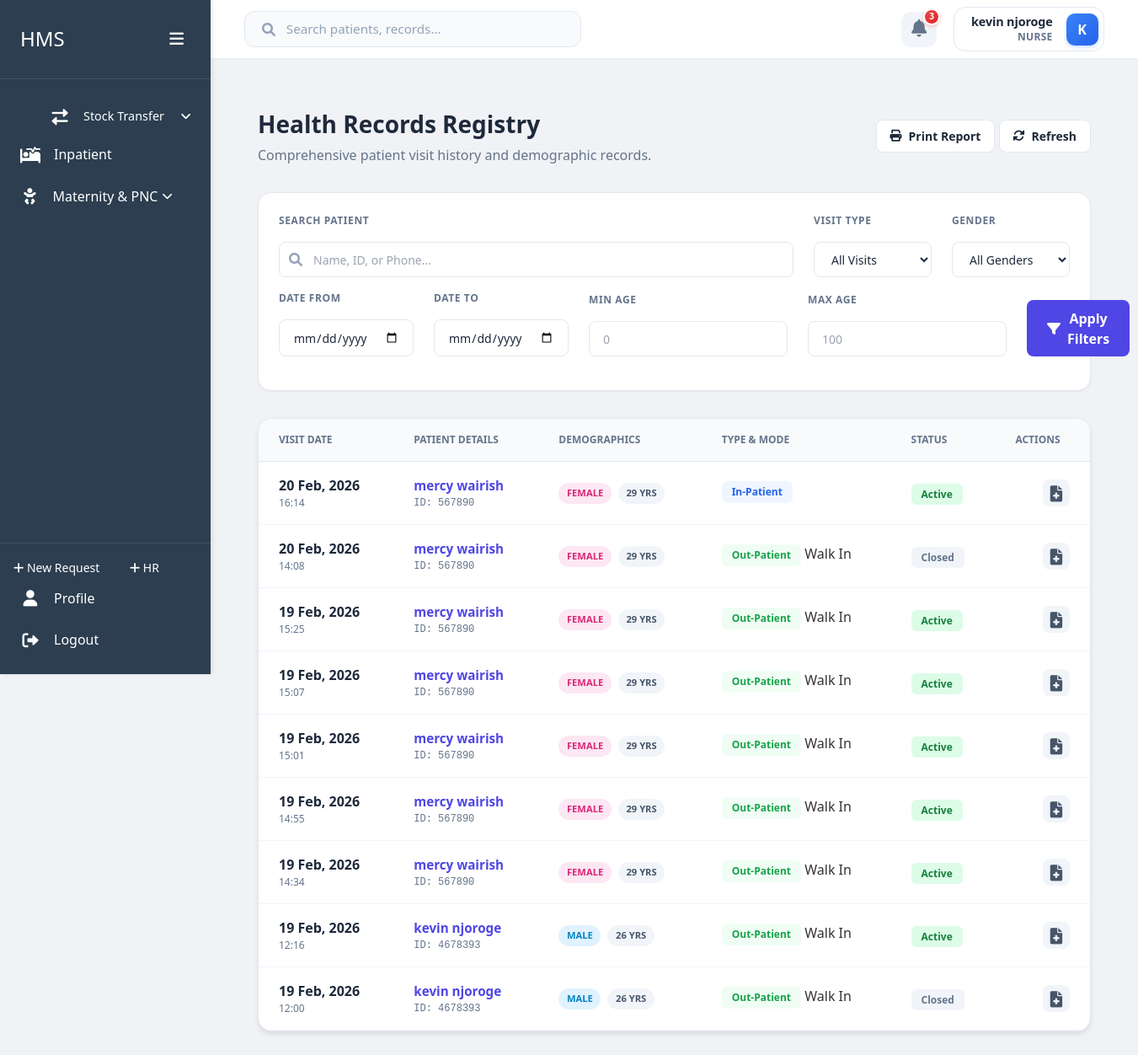
Screenshot of /home/health-records/ (signed in) with the database file from the repository.
### users/models.py (models this page shows, shortened)
class User(AbstractBaseUser, PermissionsMixin):
    roles = [
        ('Admin', 'Admin'),
        ('Receptionist', 'Receptionist'),
        ('Doctor', 'Doctor'),
        ('Nurse', 'Nurse'),
        ('Pharmacist', 'Pharmacist'),
        ('Lab Technician', 'Lab Technician'),
        ('Accountant', 'Accountant'),
        ('Triage Nurse', 'Triage Nurse'),
        ('Radiographer', 'Radiographer'),
        ('Procurement Officer', 'Procurement Officer'),
        ('SHA Manager', 'SHA Manager'),
    ]
    id_number = models.CharField(max_length=20, unique=True)
    first_name = models.CharField(max_length=50, blank=True, null=True)
    last_name = models.CharField(max_length=50, blank=True, null=True)
    phone = models.CharField(max_length=15, blank=True, null=True)
    role = models.CharField(max_length=20, choices=roles)
    is_staff = models.BooleanField(default=False)
    is_active = models.BooleanField(default=True)
    date_joined = models.DateTimeField(default=timezone.now)
    USERNAME_FIELD = 'id_number'
    REQUIRED_FIELDS = []
    objects = CustomUserManager()
    @property
    def username(self):
        return f"{self.first_name} {self.last_name}".strip() if self.first_name or self.last_name else self.id_number
    def get_full_name(self):
        return self.username

### home/models.py (models this page shows, shortened)
class Visit(models.Model):
    patient = models.ForeignKey(Patient, on_delete=models.CASCADE, related_name='visits')
    visit_date = models.DateTimeField(auto_now_add=True)
    visit_type = models.CharField(max_length=20, choices=[('IN-PATIENT', 'In-Patient'), ('OUT-PATIENT', 'Out-Patient')])
    visit_mode = models.CharField(max_length=20, choices=[('Appointment', 'Appointment'), ('Walk In', 'Walk In')])
    is_active = models.BooleanField(default=True)

class Patient(models.Model):
    GENDER_CHOICES = [
        ('M', 'Male'),
        ('F', 'Female'),
        ('O', 'Other'),
        ('N', 'Prefer not to say')
    ]
    first_name = models.CharField(max_length=100)
    last_name = models.CharField(max_length=100)
    id_number = models.CharField(max_length=20, unique=True, null=True, blank=True)
    date_of_birth = models.DateField()
    age = models.PositiveIntegerField(editable=False)  # Will be calculated automatically
    phone = models.CharField(max_length=15)
    location = models.CharField(max_length=200)
    gender = models.CharField(max_length=1, choices=GENDER_CHOICES)
    created_at = models.DateTimeField(auto_now_add=True)
    updated_at = models.DateTimeField(auto_now=True)
    created_by = models.ForeignKey('users.User', on_delete=models.SET_NULL, null=True, related_name='patients_created')
    @property
    def full_name(self):
        return f"{self.first_name} {self.last_name}"

### home/views.py (the view, shortened to what this page needs)
# urls.py: path('health-records/', views.health_records_view, name='health_records'),
@login_required
def health_records_view(request):
    allowed_roles = ['Admin', 'Receptionist', 'Doctor', 'Nurse', 'Triage Nurse', 'Health Records']
    if request.user.role not in allowed_roles and not request.user.is_superuser:
        messages.error(request, "Access denied. Health Records permission required.")
        return redirect('home:reception_dashboard')
    from django.db.models import Q
    from django.core.paginator import Paginator
    visits = Visit.objects.select_related('patient').all().order_by('-visit_date')
    has_filters = False
    search_query = request.GET.get('search', '')
    visit_type = request.GET.get('visit_type')
    if visit_type and visit_type != 'all':
        has_filters = True
        visits = visits.filter(visit_type=visit_type)
    gender = request.GET.get('gender')
    if gender and gender != 'all':
        has_filters = True
        visits = visits.filter(patient__gender=gender)
    start_date = request.GET.get('start_date')
    end_date = request.GET.get('end_date')
    if start_date:
        has_filters = True
        visits = visits.filter(visit_date__date__gte=start_date)
    if end_date:
        has_filters = True
        visits = visits.filter(visit_date__date__lte=end_date)
    min_age = request.GET.get('min_age')
    max_age = request.GET.get('max_age')
    if min_age:
        has_filters = True
        visits = visits.filter(patient__age__gte=min_age)
    if max_age:
        has_filters = True
        visits = visits.filter(patient__age__lte=max_age)
    paginator = Paginator(visits, 20) # 20 per page
    page_number = request.GET.get('page')
    page_obj = paginator.get_page(page_number)
    query_string = request.GET.copy()
    if 'page' in query_string:
        del query_string['page']
    query_string = '&' + query_string.urlencode() if query_string else ''
    context = {
        'visits': page_obj,
        'has_filters': has_filters,
        'query_string': query_string
    }
    return render(request, 'home/health_records.html', context)

### home/templates/home/health_records.html (shortened to what this page needs)
{% extends 'users/dashboard_base.html' %}
{% load static %}
{% block content %}
    <div class="records-wrapper">
        <div class="page-header-premium">
            <div class="header-main">
                <div class="header-text">
                    <h1>Health Records Registry</h1>
                    <p>Comprehensive patient visit history and demographic records.</p>
                </div>
                <div class="header-actions">
                    <button type="button" onclick="window.print()" class="btn-secondary-modern">
                        <i class="fas fa-print"></i> Print Report
                    </button>
                    <a href="{% url 'home:health_records' %}" class="btn-secondary-modern">
                        <i class="fas fa-sync-alt"></i> Refresh
                    </a>
                </div>
            </div>
        </div>
        <div class="filter-card">
            <form method="GET" class="filter-form">
                <div class="filter-row">
                    <div class="filter-group flex-grow">
                        <label>Search Patient</label>
                        <div class="input-with-icon">
                            <i class="fas fa-search"></i>
                            <input type="text" name="search" value="{{ request.GET.search }}" placeholder="Name, ID, or Phone...">
                        </div>
                    </div>
                    <div class="filter-group">
                        <label>Visit Type</label>
                        <select name="visit_type">
                            <option value="all">All Visits</option>
                        </select>
                    </div>
                    <div class="filter-group">
                        <label>Gender</label>
                        <select name="gender">
                            <option value="all">All Genders</option>
                        </select>
                    </div>
                </div>
                <div class="filter-row">
                    <div class="filter-group">
                        <label>Date From</label>
                        <input type="date" name="start_date" value="{{ request.GET.start_date }}">
                    </div>
                    <div class="filter-group">
                        <label>Date To</label>
                        <input type="date" name="end_date" value="{{ request.GET.end_date }}">
                    </div>
                    <div class="filter-group">
                        <label>Min Age</label>
                        <input type="number" name="min_age" value="{{ request.GET.min_age }}" placeholder="0" min="0">
                    </div>
                    <div class="filter-group">
                        <label>Max Age</label>
                        <input type="number" name="max_age" value="{{ request.GET.max_age }}" placeholder="100" min="0">
                    </div>
                    <div class="filter-actions">
                        <button type="submit" class="apply-filter-btn">
                            <i class="fas fa-filter"></i> Apply Filters
                        </button>
                    </div>
                </div>
            </form>
        </div>
        <div class="results-card">
            <div class="table-responsive">
                <table class="premium-table">
                    <thead>
                        <tr>
                            <th>Visit Date</th>
                            <th>Patient Details</th>
                            <th>Demographics</th>
                            <th>Type & Mode</th>
                            <th>Status</th>
                            <th class="text-right">Actions</th>
                        </tr>
                    </thead>
                    <tbody>
                        {% for visit in visits %}
                            <tr>
                                <td>
                                    <div class="date-col">
                                        <span class="visit-date">{{ visit.visit_date|date:"d M, Y" }}</span>
                                        <span class="visit-time">{{ visit.visit_date|date:"H:i" }}</span>
                                    </div>
                                </td>
                                <td>
                                    <div class="patient-info">
                                        <a href="{% url 'home:patient_detail' visit.patient.pk %}" class="patient-name">{{ visit.patient.full_name }}</a>
                                        <span class="patient-id">ID: {{ visit.patient.id_number|default:"--" }}</span>
                                    </div>
                                </td>
                                <td>
                                    <div class="demographics-badges">
                                        <span class="badge {{ visit.patient.gender|lower }}">{{ visit.patient.get_gender_display }}</span>
                                        <span class="badge age">{{ visit.patient.age }} Yrs</span>
                                    </div>
                                </td>
                                <td>
                                    <div class="visit-type-info">
                                        <span class="type-pill {% if visit.visit_type == 'IN-PATIENT' %}inpatient{% else %}outpatient{% endif %}">{{ visit.get_visit_type_display }}</span>
                                        <span class="mode-text">{{ visit.get_visit_mode_display }}</span>
                                    </div>
                                </td>
                                <td>
                                    {% if visit.is_active %}
                                        <span class="status-badge active">Active</span>
                                    {% else %}
                                        <span class="status-badge closed">Closed</span>
                                    {% endif %}
                                </td>
                                <td class="text-right">
                                    <a href="{% url 'home:patient_detail' visit.patient.pk %}?visit_id={{ visit.id }}" class="action-btn view" title="View Record">
                                        <i class="fas fa-file-medical"></i>
                                    </a>
                                </td>
                            </tr>
                        {% endfor %}
                    </tbody>
                </table>
            </div>
        </div>
    </div>
{% endblock %}

### users/templates/users/dashboard_base.html (shortened to what this page needs)
{% load static %}
<!DOCTYPE html>
<html lang="en">
    <head>
        <link rel="stylesheet" href="{% static 'users/css/dashboard.css' %}">
        <link rel="stylesheet" href="{% static 'users/vendor/fontawesome/css/all.min.css' %}">
        <link rel="stylesheet" href="{% static 'users/css/tailwind.css' %}">
    </head>
    <body>
        <div class="dashboard-container">
            <div class="sidebar" id="sidebar">
                <div class="sidebar-header">
                    <h2>HMS</h2>
                    <button class="toggle-btn" id="sidebarToggle">
                        <i class="fas fa-bars"></i>
                    </button>
                </div>
                <div class="sidebar-menu">
                    <a href="{% url 'inventory:transfer_stock' %}" class="menu-item submenu-item">
                        <i class="fas fa-exchange-alt"></i>
                        <span>Stock Transfer</span>
                    </a>
                    {% if user.role == 'Nurse' %}
                        <a href="{% url 'inpatient:dashboard' %}" class="menu-item {% if request.resolver_match.namespace == 'inpatient' %}active{% endif %}">
                            <i class="fas fa-procedures"></i>
                            <span>Inpatient</span>
                        </a>
                        <a href="javascript:void(0)" class="menu-item has-submenu {% if request.resolver_match.namespace == 'maternity' %}active{% endif %}" id="maternityMenu">
                            <i class="fas fa-baby"></i>
                            <span>Maternity & PNC</span>
                            <i class="fas fa-chevron-down ms-auto submenu-arrow" style="font-size: 0.8rem; transition: transform 0.3s;"></i>
                        </a>
                    {% endif %}
                </div>
                <div class="sidebar-footer">
                    {% if user.role != 'Doctors' %}
                        <a href="{% url 'inventory:create_request' %}" class="btn-add" style="padding: 0.5rem 1rem; font-size: 0.875rem;">
                            <i class="fas fa-plus"></i> New Request
                        </a>
                        <a href="{% url 'home:health_records' %}" class="btn-add" style="padding: 0.5rem 1rem; font-size: 0.875rem;">
                            <i class="fas fa-plus"></i> HR
                        </a>
                        <a href="{% url 'users:profile' %}" class="menu-item">
                            <i class="fas fa-user"></i>
                            <span>Profile</span>
                        </a>
                        <a href="{% url 'users:logout' %}" class="menu-item">
                            <i class="fas fa-sign-out-alt"></i>
                            <span>Logout</span>
                        </a>
                    {% endif %}
                </div>
            </div>
            <div class="main-content" id="mainContent">
                <header class="top-bar">
                    <div class="search-bar">
                        <i class="fas fa-search"></i>
                        <input type="text" placeholder="Search patients, records...">
                    </div>
                    <div class="user-nav">
                        <div class="notifications">
                            <i class="fas fa-bell"></i>
                            <span class="notification-badge">3</span>
                        </div>
                        <div class="user-profile-nav">
                            <div class="user-details">
                                <span class="user-id">{{ user.get_full_name }}</span>
                                <span class="user-role">{{ user.get_role_display }}</span>
                            </div>
                            <div class="user-avatar-sm">{{ user.get_full_name|slice:":1"|upper }}</div>
                        </div>
                    </div>
                </header>
                <main>
                    {% block content %}{% endblock %}
                </main>
            </div>
        </div>
    </body>
</html>

### rows the page displays
User: get_full_name "kevin njoroge", role "NURSE", get_full_name "K"
Visit: visit_date "20 Feb, 2026", visit_date "16:14", patient.full_name "mercy wairish", patient.id_number "567890", patient.gender "FEMALE", patient.age "29", visit_type "In-Patient", is_active "Active"
Visit: visit_date "20 Feb, 2026", visit_date "14:08", patient.full_name "mercy wairish", patient.id_number "567890", patient.gender "FEMALE", patient.age "29", visit_type "Out-Patient", visit_mode "Walk In", is_active "Closed"
Visit: visit_date "19 Feb, 2026", visit_date "15:25", patient.full_name "mercy wairish", patient.id_number "567890", patient.gender "FEMALE", patient.age "29", visit_type "Out-Patient", visit_mode "Walk In", is_active "Active"
Visit: visit_date "19 Feb, 2026", visit_date "15:07", patient.full_name "mercy wairish", patient.id_number "567890", patient.gender "FEMALE", patient.age "29", visit_type "Out-Patient", visit_mode "Walk In", is_active "Active"
Visit: visit_date "19 Feb, 2026", visit_date "15:01", patient.full_name "mercy wairish", patient.id_number "567890", patient.gender "FEMALE", patient.age "29", visit_type "Out-Patient", visit_mode "Walk In", is_active "Active"
Visit: visit_date "19 Feb, 2026", visit_date "14:55", patient.full_name "mercy wairish", patient.id_number "567890", patient.gender "FEMALE", patient.age "29", visit_type "Out-Patient", visit_mode "Walk In", is_active "Active"
Visit: visit_date "19 Feb, 2026", visit_date "14:34", patient.full_name "mercy wairish", patient.id_number "567890", patient.gender "FEMALE", patient.age "29", visit_type "Out-Patient", visit_mode "Walk In", is_active "Active"
Visit: visit_date "19 Feb, 2026", visit_date "12:16", patient.full_name "kevin njoroge", patient.id_number "4678393", patient.gender "MALE", patient.age "26", visit_type "Out-Patient", visit_mode "Walk In", is_active "Active"
Visit: visit_date "19 Feb, 2026", visit_date "12:00", patient.full_name "kevin njoroge", patient.id_number "4678393", patient.gender "MALE", patient.age "26", visit_type "Out-Patient", visit_mode "Walk In", is_active "Closed"
